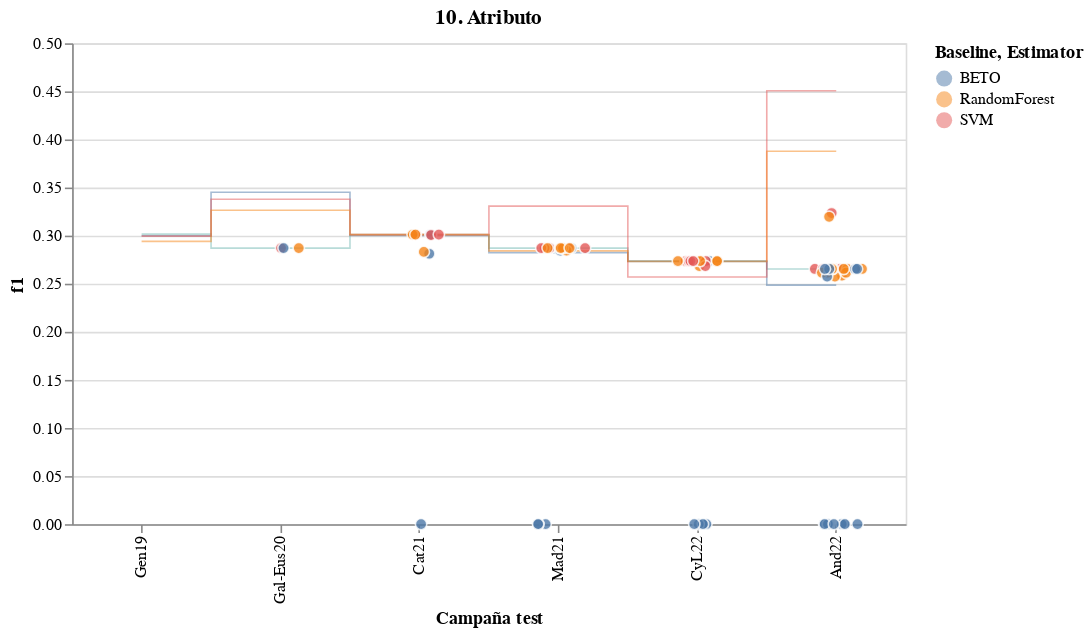
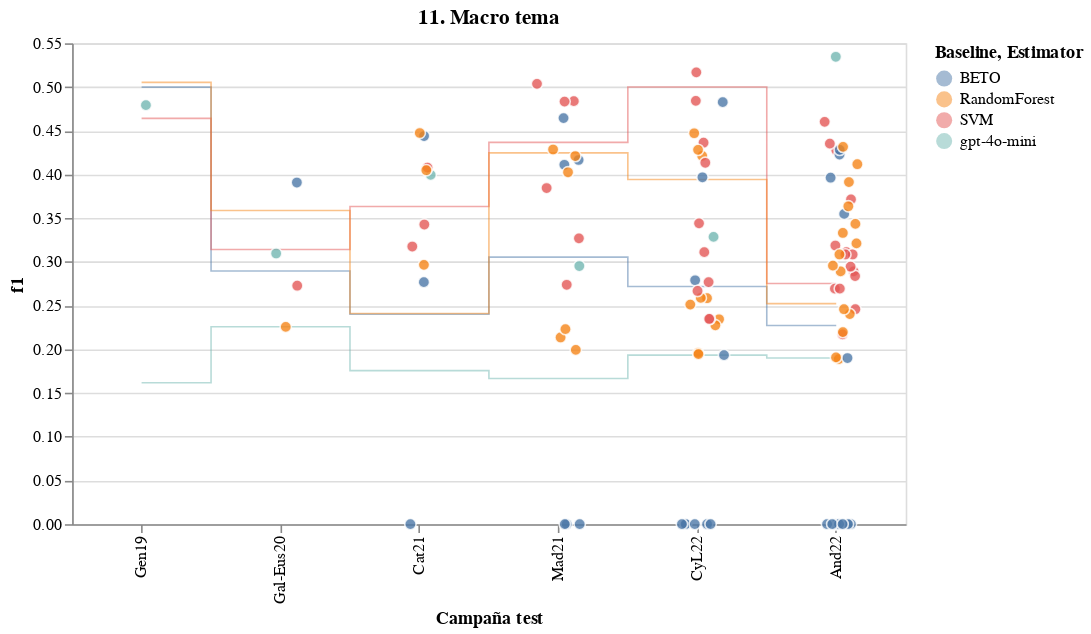
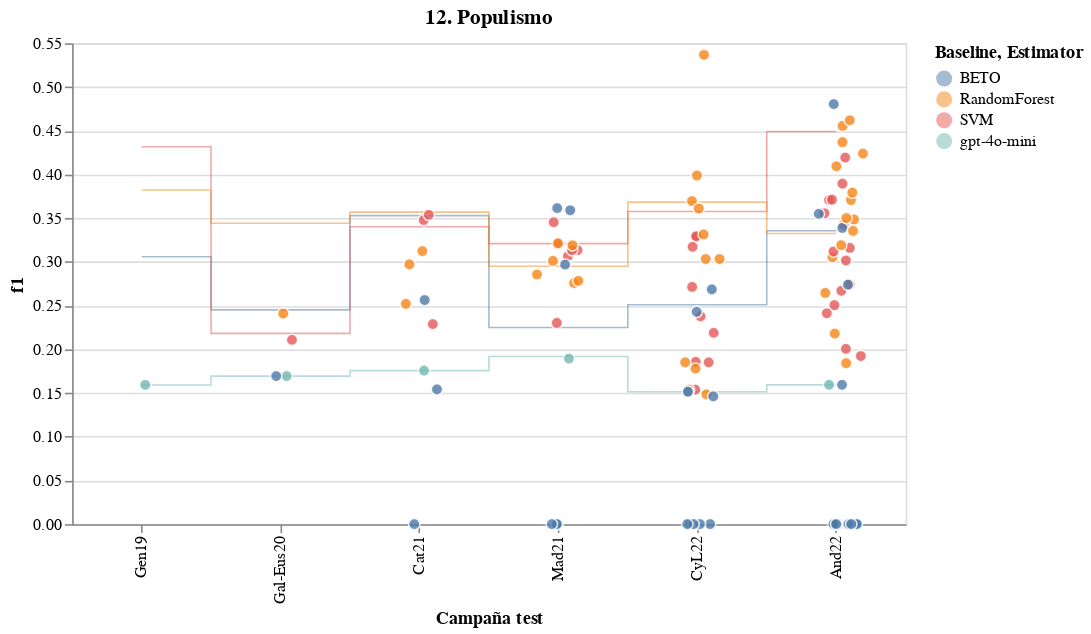
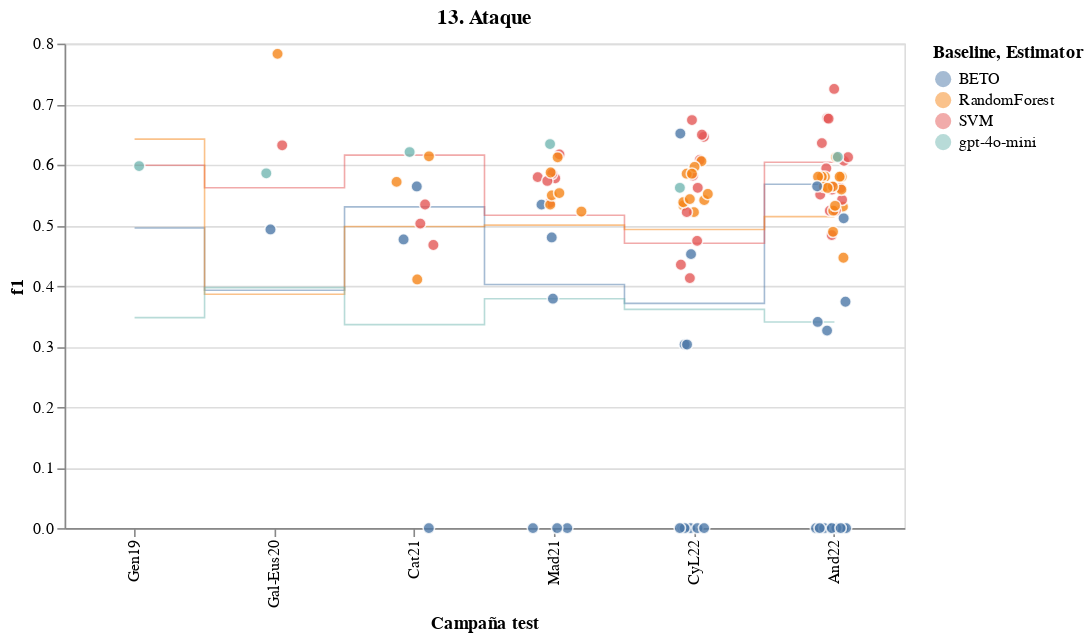

The notebook cell saved with these charts, in order:
### Code cell
# group results by campaign and visualize groups
import altair as alt
from altair import datum

results.loc[results.clf.isin(
    ['baseline', 'BETO_CV', 'RandomForest_CV', 'SVM_CV', 'gpt-4o-mini']), 'train'] = ''

results['is_baseline'] = (results['clf'].str.contains('CV') |
                          results['clf'].str.contains('baseline'))

data = results[
    ['feat', 'is_baseline', 'clf', 'train', 'test', 'f1']]
# .sort_values('f1', ascending=False)

displaying_feats = [
    '9. Protagonista', '10. Atributo',
    '9. Protagonista reduced',
    '11. Macro tema', '12. Populismo',
    '13. Ataque', '14. Tipo de ataque',
    # '14. Tipo de ataque reduced'
]


def join_elements(ob):
    if isinstance(ob, list) or isinstance(ob, tuple):
        return '+'.join(ob)
    else:
        return ob


data['train_repr'] = data['train'].apply(join_elements)


def my_chart(data):

    color_range = ['coral', 'blue', 'red',
                   'orange', '#7D3C98', 'seagreen', 'coral']
    color_range_b = ['gray', 'blue', 'red',
                     'orange', '#7D3C98', 'seagreen', 'coral']

    selection = alt.selection_point(
        # bind=input_dropdown,
        fields=['clf'], bind='legend')
    when_sel = alt.when(selection)

    hover = alt.selection_point(
        name="highlight", on="pointerover", empty=False)
    when_hover = alt.when(hover)

    stroke_width = (
        alt.when(hover).then(alt.value(1)).otherwise(alt.value(0))
    )

    color_baselines = alt.Color('clf:N', title='Baseline',
                                sort=['BETO_CV', 'RandomForest_CV', 'SVM_CV', 'baseline']).scale(scheme='tableau10')

    color_estimators = alt.Color('clf:N', title='Estimator',
                                 sort=['BETO', 'RandomForest', 'SVM', 'gpt-4o-mini']).scale(scheme='tableau10')

    chart = alt.Chart(data, width=520, title=feat).encode(
        x=alt.X('test', sort=list(campañas_order.keys()), title='Campaña test'),
        y='f1:Q',
    )

    points = chart.transform_filter(datum.is_baseline == False).mark_point(
        size=50, opacity=0.8,  filled=True,
        strokeWidth=1,
    ).encode(
        xOffset=alt.XOffset('jitter:Q',
                            scale=alt.Scale(range=[60, 30])),
        tooltip='train',  # tooltip=['clf', 'train', 'test', 'f1']
        color=alt.condition(selection, color_estimators,
                            alt.value('lightgray')),
        stroke=alt.when(hover).then(
            alt.ColorValue("black")).otherwise(alt.ColorValue("white")),
        # order='clf',
        order=when_sel.then(alt.value(1)).otherwise(alt.value(0))
    ).add_params(selection, hover).transform_calculate(jitter="sqrt(-2*log(random()))*cos(2*PI*random())")

    ticks = chart.transform_filter(datum.is_baseline == True).mark_line(
        # size=200, shape='stroke',
        interpolate='step',
        opacity=0.5, strokeWidth=1,
    ).encode(
        stroke=alt.when(hover).then(
            alt.ColorValue("black")).otherwise(color_baselines),
        order='clf',
    )

    return ticks + points


for feat, g in data.groupby('feat', sort=True):
    if feat not in displaying_feats:
        continue

    display(my_chart(g))

### Figure 1 — Vega-Lite specification as saved in the notebook (floating-point values rounded to 4 significant figures; data arrays with more than 128 entries replaced by an {"elided": "..."} marker saying what was removed)
{"config": {"view": {"continuousWidth": 300, "continuousHeight": 300}}, "layer": [{"mark": {"type": "line", "interpolate": "step", "opacity": 0.5, "strokeWidth": 1}, "encoding": {"order": {"field": "clf", "type": "nominal"}, "stroke": {"condition": {"param": "highlight", "empty": false, "value": "black"}, "field": "clf", "scale": {"scheme": "tableau10"}, "sort": ["BETO_CV", "RandomForest_CV", "SVM_CV", "baseline"], "title": "Baseline", "type": "nominal"}, "x": {"field": "test", "sort": ["Gen19", "Gal-Eus20", "Cat21", "Mad21", "CyL22", "And22"], "title": "Campaña test", "type": "nominal"}, "y": {"field": "f1", "type": "quantitative"}}, "title": "10. Atributo", "transform": [{"filter": "(datum.is_baseline === true)"}]}, {"mark": {"type": "point", "filled": true, "opacity": 0.8, "size": 50, "strokeWidth": 1}, "encoding": {"color": {"condition": {"param": "param_8", "field": "clf", "scale": {"scheme": "tableau10"}, "sort": ["BETO", "RandomForest", "SVM", "gpt-4o-mini"], "title": "Estimator", "type": "nominal"}, "value": "lightgray"}, "order": {"value": 0, "condition": [{"param": "param_8", "value": 1}]}, "stroke": {"condition": [{"param": "highlight", "empty": false, "value": "black"}], "value": "white"}, "tooltip": {"field": "train", "type": "nominal"}, "x": {"field": "test", "sort": ["Gen19", "Gal-Eus20", "Cat21", "Mad21", "CyL22", "And22"], "title": "Campaña test", "type": "nominal"}, "xOffset": {"field": "jitter", "scale": {"range": [60, 30]}, "type": "quantitative"}, "y": {"field": "f1", "type": "quantitative"}}, "name": "view_8", "title": "10. Atributo", "transform": [{"filter": "(datum.is_baseline === false)"}, {"calculate": "sqrt(-2*log(random()))*cos(2*PI*random())", "as": "jitter"}]}], "data": {"name": "data-9beea7e2b7f973363e91bf612c3f6173"}, "params": [{"name": "param_8", "select": {"type": "point", "fields": ["clf"]}, "bind": "legend", "views": ["view_8"]}, {"name": "highlight", "select": {"type": "point", "on": "pointerover"}, "views": ["view_8"]}], "width": 520, "$schema": "https://vega.github.io/schema/vega-lite/v5.20.1.json", "datasets": {"data-9beea7e2b7f973363e91bf612c3f6173": {"elided": "129 records"}}}

### Figure 2 — Vega-Lite specification as saved in the notebook (floating-point values rounded to 4 significant figures; data arrays with more than 128 entries replaced by an {"elided": "..."} marker saying what was removed)
{"config": {"view": {"continuousWidth": 300, "continuousHeight": 300}}, "layer": [{"mark": {"type": "line", "interpolate": "step", "opacity": 0.5, "strokeWidth": 1}, "encoding": {"order": {"field": "clf", "type": "nominal"}, "stroke": {"condition": {"param": "highlight", "empty": false, "value": "black"}, "field": "clf", "scale": {"scheme": "tableau10"}, "sort": ["BETO_CV", "RandomForest_CV", "SVM_CV", "baseline"], "title": "Baseline", "type": "nominal"}, "x": {"field": "test", "sort": ["Gen19", "Gal-Eus20", "Cat21", "Mad21", "CyL22", "And22"], "title": "Campaña test", "type": "nominal"}, "y": {"field": "f1", "type": "quantitative"}}, "title": "11. Macro tema", "transform": [{"filter": "(datum.is_baseline === true)"}]}, {"mark": {"type": "point", "filled": true, "opacity": 0.8, "size": 50, "strokeWidth": 1}, "encoding": {"color": {"condition": {"param": "param_9", "field": "clf", "scale": {"scheme": "tableau10"}, "sort": ["BETO", "RandomForest", "SVM", "gpt-4o-mini"], "title": "Estimator", "type": "nominal"}, "value": "lightgray"}, "order": {"value": 0, "condition": [{"param": "param_9", "value": 1}]}, "stroke": {"condition": [{"param": "highlight", "empty": false, "value": "black"}], "value": "white"}, "tooltip": {"field": "train", "type": "nominal"}, "x": {"field": "test", "sort": ["Gen19", "Gal-Eus20", "Cat21", "Mad21", "CyL22", "And22"], "title": "Campaña test", "type": "nominal"}, "xOffset": {"field": "jitter", "scale": {"range": [60, 30]}, "type": "quantitative"}, "y": {"field": "f1", "type": "quantitative"}}, "name": "view_9", "title": "11. Macro tema", "transform": [{"filter": "(datum.is_baseline === false)"}, {"calculate": "sqrt(-2*log(random()))*cos(2*PI*random())", "as": "jitter"}]}], "data": {"name": "data-b25e8703b42bbec1cba6c38555a15d77"}, "params": [{"name": "param_9", "select": {"type": "point", "fields": ["clf"]}, "bind": "legend", "views": ["view_9"]}, {"name": "highlight", "select": {"type": "point", "on": "pointerover"}, "views": ["view_9"]}], "width": 520, "$schema": "https://vega.github.io/schema/vega-lite/v5.20.1.json", "datasets": {"data-b25e8703b42bbec1cba6c38555a15d77": {"elided": "135 records"}}}

### Figure 3 — Vega-Lite specification as saved in the notebook (floating-point values rounded to 4 significant figures; data arrays with more than 128 entries replaced by an {"elided": "..."} marker saying what was removed)
{"config": {"view": {"continuousWidth": 300, "continuousHeight": 300}}, "layer": [{"mark": {"type": "line", "interpolate": "step", "opacity": 0.5, "strokeWidth": 1}, "encoding": {"order": {"field": "clf", "type": "nominal"}, "stroke": {"condition": {"param": "highlight", "empty": false, "value": "black"}, "field": "clf", "scale": {"scheme": "tableau10"}, "sort": ["BETO_CV", "RandomForest_CV", "SVM_CV", "baseline"], "title": "Baseline", "type": "nominal"}, "x": {"field": "test", "sort": ["Gen19", "Gal-Eus20", "Cat21", "Mad21", "CyL22", "And22"], "title": "Campaña test", "type": "nominal"}, "y": {"field": "f1", "type": "quantitative"}}, "title": "12. Populismo", "transform": [{"filter": "(datum.is_baseline === true)"}]}, {"mark": {"type": "point", "filled": true, "opacity": 0.8, "size": 50, "strokeWidth": 1}, "encoding": {"color": {"condition": {"param": "param_10", "field": "clf", "scale": {"scheme": "tableau10"}, "sort": ["BETO", "RandomForest", "SVM", "gpt-4o-mini"], "title": "Estimator", "type": "nominal"}, "value": "lightgray"}, "order": {"value": 0, "condition": [{"param": "param_10", "value": 1}]}, "stroke": {"condition": [{"param": "highlight", "empty": false, "value": "black"}], "value": "white"}, "tooltip": {"field": "train", "type": "nominal"}, "x": {"field": "test", "sort": ["Gen19", "Gal-Eus20", "Cat21", "Mad21", "CyL22", "And22"], "title": "Campaña test", "type": "nominal"}, "xOffset": {"field": "jitter", "scale": {"range": [60, 30]}, "type": "quantitative"}, "y": {"field": "f1", "type": "quantitative"}}, "name": "view_10", "title": "12. Populismo", "transform": [{"filter": "(datum.is_baseline === false)"}, {"calculate": "sqrt(-2*log(random()))*cos(2*PI*random())", "as": "jitter"}]}], "data": {"name": "data-a65545ff2d9bf549b64d384f0bb75044"}, "params": [{"name": "param_10", "select": {"type": "point", "fields": ["clf"]}, "bind": "legend", "views": ["view_10"]}, {"name": "highlight", "select": {"type": "point", "on": "pointerover"}, "views": ["view_10"]}], "width": 520, "$schema": "https://vega.github.io/schema/vega-lite/v5.20.1.json", "datasets": {"data-a65545ff2d9bf549b64d384f0bb75044": {"elided": "135 records"}}}

### Figure 4 — Vega-Lite specification as saved in the notebook (floating-point values rounded to 4 significant figures; data arrays with more than 128 entries replaced by an {"elided": "..."} marker saying what was removed)
{"config": {"view": {"continuousWidth": 300, "continuousHeight": 300}}, "layer": [{"mark": {"type": "line", "interpolate": "step", "opacity": 0.5, "strokeWidth": 1}, "encoding": {"order": {"field": "clf", "type": "nominal"}, "stroke": {"condition": {"param": "highlight", "empty": false, "value": "black"}, "field": "clf", "scale": {"scheme": "tableau10"}, "sort": ["BETO_CV", "RandomForest_CV", "SVM_CV", "baseline"], "title": "Baseline", "type": "nominal"}, "x": {"field": "test", "sort": ["Gen19", "Gal-Eus20", "Cat21", "Mad21", "CyL22", "And22"], "title": "Campaña test", "type": "nominal"}, "y": {"field": "f1", "type": "quantitative"}}, "title": "13. Ataque", "transform": [{"filter": "(datum.is_baseline === true)"}]}, {"mark": {"type": "point", "filled": true, "opacity": 0.8, "size": 50, "strokeWidth": 1}, "encoding": {"color": {"condition": {"param": "param_11", "field": "clf", "scale": {"scheme": "tableau10"}, "sort": ["BETO", "RandomForest", "SVM", "gpt-4o-mini"], "title": "Estimator", "type": "nominal"}, "value": "lightgray"}, "order": {"value": 0, "condition": [{"param": "param_11", "value": 1}]}, "stroke": {"condition": [{"param": "highlight", "empty": false, "value": "black"}], "value": "white"}, "tooltip": {"field": "train", "type": "nominal"}, "x": {"field": "test", "sort": ["Gen19", "Gal-Eus20", "Cat21", "Mad21", "CyL22", "And22"], "title": "Campaña test", "type": "nominal"}, "xOffset": {"field": "jitter", "scale": {"range": [60, 30]}, "type": "quantitative"}, "y": {"field": "f1", "type": "quantitative"}}, "name": "view_11", "title": "13. Ataque", "transform": [{"filter": "(datum.is_baseline === false)"}, {"calculate": "sqrt(-2*log(random()))*cos(2*PI*random())", "as": "jitter"}]}], "data": {"name": "data-5b38fffc212cb04d596920c794b70267"}, "params": [{"name": "param_11", "select": {"type": "point", "fields": ["clf"]}, "bind": "legend", "views": ["view_11"]}, {"name": "highlight", "select": {"type": "point", "on": "pointerover"}, "views": ["view_11"]}], "width": 520, "$schema": "https://vega.github.io/schema/vega-lite/v5.20.1.json", "datasets": {"data-5b38fffc212cb04d596920c794b70267": {"elided": "135 records"}}}
